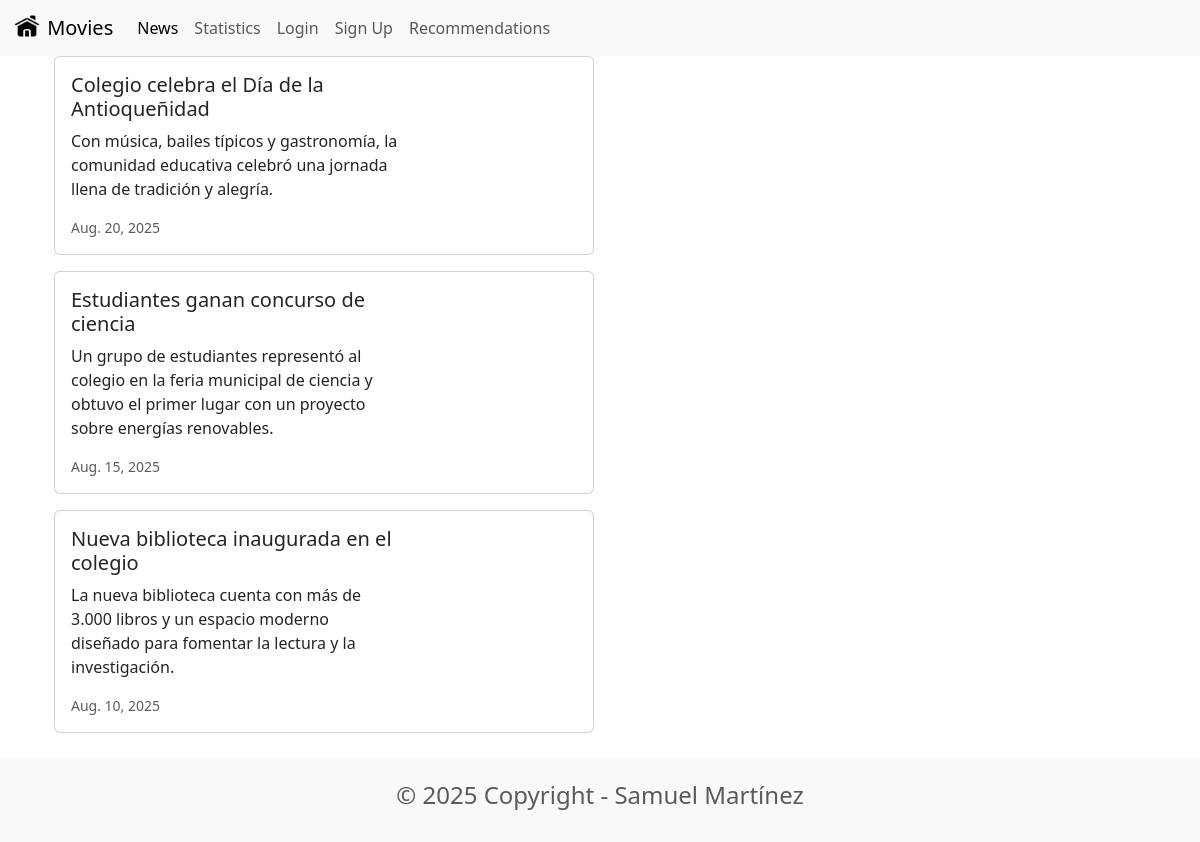
Page /news/ on the committed database.
### news/models.py (models this page shows, shortened)
class News(models.Model):
    headline = models.CharField(max_length=200)
    body = models.TextField()
    date = models.DateField()

### news/views.py (the view)
# urls.py: path('', views.news, name = 'news/'),
def news(request):
    newss = News.objects.all().order_by('-date')
    return render(request, 'news.html',{'newss':newss})

### news/templates/news.html (shortened to what this page needs)
{% extends 'base.html' %}
{% block content %}
<div class="container">
    {% for news in newss %}
    <div class="card mb-3" style="max-width: 540px;">
        <div class="row g-0">
            <div class="col-md-8">
                <div class="card-body">
                    <h5 class="card-title">{{ news.headline }}</h5>
                    <p class="card-text">{{ news.body }}</p>
                    <p class="card-text"><small class="text-muted"> {{ news.date }} </small></p>
                </div>
            </div>
        </div>
    </div>
    {% endfor %}
</div>
{% endblock content %}

### rows in the picture
News: headline "Colegio celebra el Día de la Antioqueñidad", body "Con música, bailes típicos y gastronomía, la comunidad educativa celebró una jornada llena de tradición y alegría.", date "Aug. 20, 2025"
News: headline "Estudiantes ganan concurso de ciencia", body "Un grupo de estudiantes representó al colegio en la feria municipal de ciencia y obtuvo el primer lugar con un proyecto sobre energías renovables.", date "Aug. 15, 2025"
News: headline "Nueva biblioteca inaugurada en el colegio", body "La nueva biblioteca cuenta con más de 3.000 libros y un espacio moderno diseñado para fomentar la lectura y la investigación.", date "Aug. 10, 2025"
